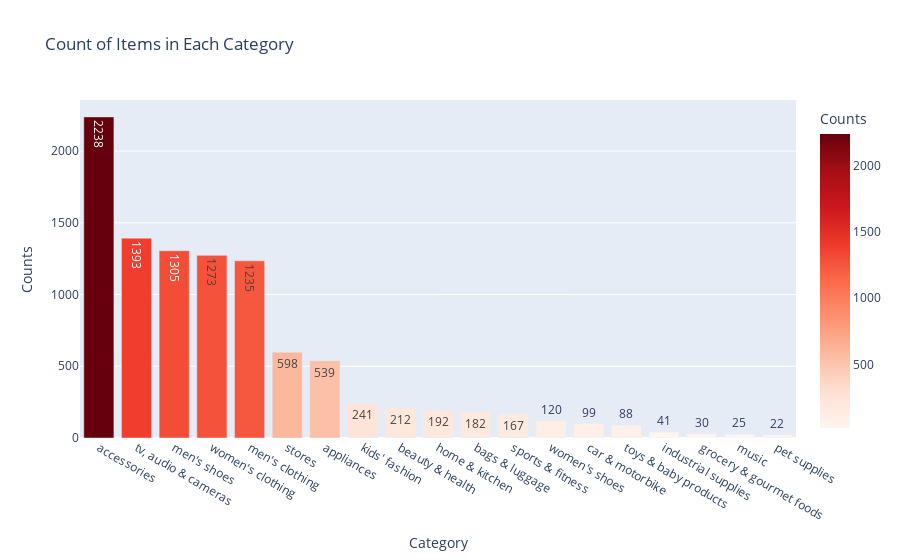

Notebook cell for this chart:
### Code cell
counts = sampled_dataset['main_category'].value_counts()
count_percentage = sampled_dataset['main_category'].value_counts(1)*100
counts_df = pd.DataFrame({'Category':counts.index,'Counts':counts.values,'Percent':np.round(count_percentage.values,2)})
display(counts_df)
px.bar(data_frame=counts_df,
 x='Category',
 y='Counts',
 color='Counts',
 color_continuous_scale='reds',
 text_auto=True,
 title=f'Count of Items in Each Category')

### Figure 1 — Plotly figure (JSON) as saved in the notebook; plotly's stock layout.template omitted (floating-point values rounded to 4 significant figures)
{"data": [{"alignmentgroup": "True", "hovertemplate": "Category=%{x}<br>Counts=%{marker.color}<extra></extra>", "legendgroup": "", "marker": {"color": [2238, 1393, 1305, 1273, 1235, 598, 539, 241, 212, 192, 182, 167, 120, 99, 88, 41, 30, 25, 22], "coloraxis": "coloraxis", "pattern": {"shape": ""}}, "name": "", "offsetgroup": "", "orientation": "v", "showlegend": false, "textposition": "auto", "texttemplate": "%{y}", "type": "bar", "x": ["accessories", "tv, audio & cameras", "men's shoes", "women's clothing", "men's clothing", "stores", "appliances", "kids' fashion", "beauty & health", "home & kitchen", "bags & luggage", "sports & fitness", "women's shoes", "car & motorbike", "toys & baby products", "industrial supplies", "grocery & gourmet foods", "music", "pet supplies"], "xaxis": "x", "y": [2238, 1393, 1305, 1273, 1235, 598, 539, 241, 212, 192, 182, 167, 120, 99, 88, 41, 30, 25, 22], "yaxis": "y"}], "layout": {"barmode": "relative", "coloraxis": {"colorbar": {"title": {"text": "Counts"}}, "colorscale": [[0, "rgb(255,245,240)"], [0.125, "rgb(254,224,210)"], [0.25, "rgb(252,187,161)"], [0.375, "rgb(252,146,114)"], [0.5, "rgb(251,106,74)"], [0.625, "rgb(239,59,44)"], [0.75, "rgb(203,24,29)"], [0.875, "rgb(165,15,21)"], [1, "rgb(103,0,13)"]]}, "legend": {"tracegroupgap": 0}, "title": {"text": "Count of Items in Each Category"}, "xaxis": {"anchor": "y", "domain": [0, 1], "title": {"text": "Category"}}, "yaxis": {"anchor": "x", "domain": [0, 1], "title": {"text": "Counts"}}}}
